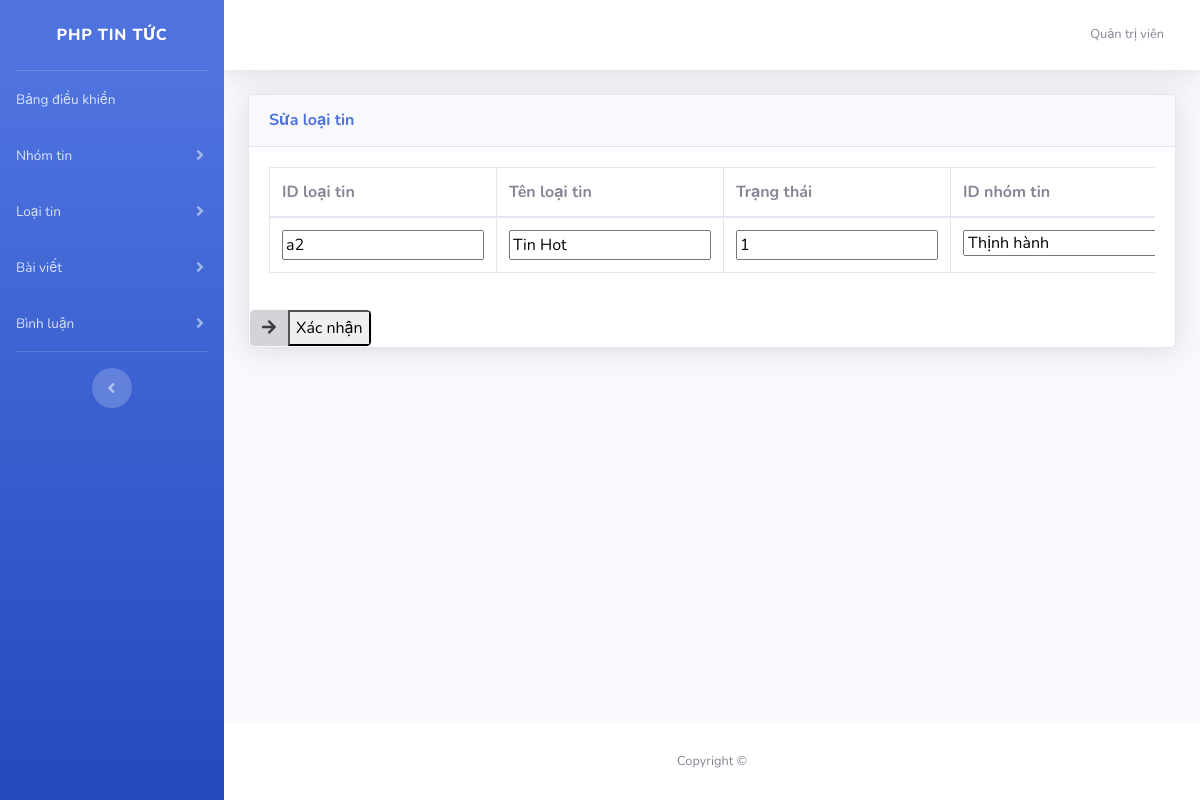
The app's page /NewsWebsite/admin/sualoaitin.php?ma=a2 with its own data.
### tables this page shows
CREATE TABLE IF NOT EXISTS `loai_tin` (
  `id_loaitin` varchar(5) NOT NULL,
  `ten_loaitin` varchar(100) NOT NULL,
  `trangthai` tinyint(1) NOT NULL,
  `id_nhomtin` int(11) NOT NULL,
  PRIMARY KEY (`id_loaitin`),
  KEY `id_nhomtin` (`id_nhomtin`)
);

### NewsWebsite/admin/sualoaitin.php (the view, shortened to what this page needs)
<?php ob_start();
require_once __DIR__. "/layouts/header.php";
?>
<?php
require_once __DIR__. "/../libraries/connect.php";
    $sql4="select * from nhom_tin";
    $stm4=$o->query($sql4);
    $data4=$stm4->fetchAll(PDO::FETCH_ASSOC);
    $sql2 = "select * from loai_tin where id_loaitin ='$_GET[ma]'";
    $stm=$o->query($sql2);
    $data2 =$stm->fetchAll(PDO::FETCH_ASSOC);
?>
<div id="content">
    <div class="container-fluid">
        <div class="card shadow mb-4">
            <div class="card-header py-3">
                <h6 class="m-0 font-weight-bold text-primary">Sửa loại tin</h6>
            </div>
            <form action="/NewsWebsite/admin/sualoaitin.php" method="POST" enctype="multipart/form-data">
                <div class="card-body">
                    <div class="table-responsive">
                        <table class="table table-bordered" width="100%" cellspacing="0">
                            <thead>
                                <tr>
                                    <th>ID loại tin</th>
                                    <th>Tên loại tin</th>
                                    <th>Trạng thái</th>
                                    <th>ID nhóm tin</th>
                                </tr>
                            </thead>
                            <body>
                                <tr>
                                    <th><input type="text" name="id_loaitin" readonly value="<?php echo $data2[0]['id_loaitin'] ?>"></th>
                                    <th><input type="text" name="ten_loaitin" value="<?php echo $data2[0]['ten_loaitin'] ?>"></th>
                                    <th><input type="number" name="trangthai" value="<?php echo $data2[0]['trangthai'] ?>"></th>
                                    <th><select name="id_nhomtin" id="">
                                        <?php
                                            foreach ($data4 as $key => $value){
                                        ?>
                                        <option value='<?php echo $value['id_nhomtin'] ?>'>
                                            <?php echo $value['ten_nhomtin']?>
                                        </option>
                                        <?php
                                        }
                                        ?>
                                    </select></th>
                                </tr>
                            </body>
                        </table>
                    </div>
                </div>
                <div>
                    <a class="btn btn-light btn-icon-split">
                        <span class="icon text-light-600">
                            <i class="fas fa-arrow-right"></i>
                        </span>
                        <button type="submit" name="submit">Xác nhận</button>
                    </a>
                </div>
            </form>
        </div>
    </div>
</div>
<?php
require_once __DIR__. "/layouts/footer.php";
?>

### records on screen
loai_tin: id_loaitin "a2", ten_loaitin "Tin Hot", trangthai "1"

### other values on screen
form field id_nhomtin "Thịnh hành"
